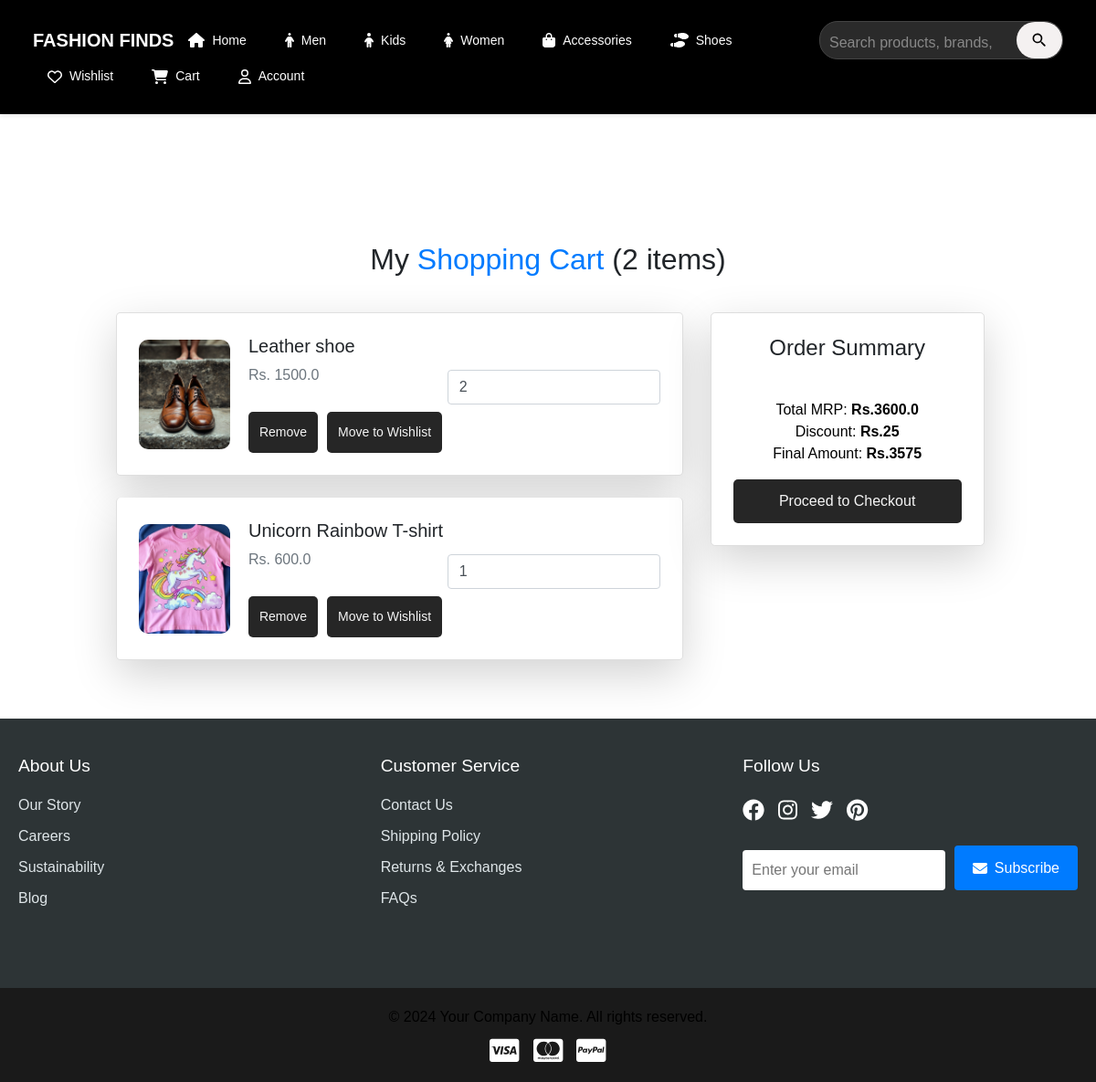
Page /cart (signed in) on the committed database.
### app/models.py (models this page shows, shortened)
class Cart(db.Model):
    __tablename__ = 'carts'
    id = db.Column(db.Integer, primary_key=True)
    user_id = db.Column(db.Integer, db.ForeignKey('users.id'), nullable=False)
    product_id = db.Column(db.Integer, db.ForeignKey('products.id'), nullable=False)
    quantity = db.Column(db.Integer, default=1)

class Product(db.Model):
    __tablename__ = 'products'
    id = db.Column(db.Integer, primary_key=True)
    product_name = db.Column(db.String(100), nullable=False)
    product_picture = db.Column(db.String(1000), nullable=False)
    current_price = db.Column(db.Float, nullable=False)
    previous_price = db.Column(db.Float, nullable=False)
    description = db.Column(db.String(2000), nullable=True)
    color = db.Column(db.String(15))
    rating = db.Column(db.Integer, default=0)
    sale = db.Column(db.Boolean, default=False)
    discount = db.Column(db.Integer, nullable=True, default=0)
    brand = db.Column(db.String(100), nullable=True)
    category = db.Column(db.String(100), nullable=False)  # ✅ Now category is a string field
    quantity_size = db.relationship('ProductSize', backref='product', lazy=True, cascade="all, delete-orphan")
    carts = db.relationship('Cart', backref='cart_product', lazy=True, cascade="all, delete-orphan")
    wishlists = db.relationship('Wishlist', backref='wishlist_product', lazy=True, cascade="all, delete-orphan")
    order_items = db.relationship('OrderItem', backref='product', lazy=True, cascade="all, delete-orphan")

### app/views.py (the view)
@views.route('/cart')
@login_required
def show_cart():
    user_id = current_user.id  # Get the user ID directly from current_user (handled by flask_login)
    cart_items = db.session.query(Cart, Product).join(Product, Cart.product_id == Product.id)\
        .filter(Cart.user_id == user_id).all()
    if not cart_items:
        flash("Your cart is empty!", "info")
    total_mrp = sum(cart.quantity * product.current_price for cart, product in cart_items)
    total_discount = sum(cart.quantity * product.discount for cart, product in cart_items if product.discount)
    total_amount = int(total_mrp - total_discount)  # Ensure final amount is an integer
    print(total_amount)
    return render_template(
        "cart.html",
        cart_items=cart_items,
        total_mrp=total_mrp,
        total_discount=total_discount,
        total_amount=total_amount
    )

### app/templates/cart.html (shortened to what this page needs)
{% extends 'base.html' %}
{% block content %}
<div class="container mt-5">
    {% if not current_user.is_authenticated %}
    <div class="alert alert-warning text-center">
        <h4>Please <a href="{{ url_for('auth.login') }}" class="text-primary">log in</a> or <a href="{{ url_for('auth.register') }}" class="text-primary">create an account</a> to access your cart.</h4>
    </div>
    {% else %}
    <h2 class="fw-bold text-center mb-4">My <span class="text-primary">Shopping Cart</span> ({{ cart_items|length }} items)</h2>
    {% if cart_items %}
    <div class="row g-4">
        <div class="col-lg-8">
            <div class="list-group">
            {% for cart, item in cart_items %}
            <div class="list-group-item d-flex align-items-center shadow-lg p-4 mb-4 rounded-lg" data-product-id="{{ item.id }}" data-price="{{ item.price }}" data-discount="{{ item.discount }}">
                <img src="{{ url_for('views.get_image', filename=item.product_picture) }}" class="cart-img me-4" alt="{{ item.product_name }}">
                <div class="flex-grow-1">
                    <h5 class="mb-2 fw-semibold">{{ item.product_name }}</h5>
                    <p class="mb-2 text-muted fs-5">Rs. <span class="item-price" data-price="{{ item.price }}">{{ item.current_price }}</span></p>
                    <div class="d-flex gap-3">
                        <form action="{{ url_for('views.remove_from_cart', product_id=item.id) }}" method="post">
                            <button type="submit" class="btn btn-dark btn-sm" style="margin-right: 10px;">Remove</button>
                        </form>
                        <form action="{{ url_for('views.remove_from_wishlist', product_id=item.id) }}" method="post">
                            <button type="submit" class="btn btn-outline-secondary btn-sm">Move to Wishlist</button>
                        </form>
                    </div>
                </div>
                <div class="ms-4" style="margin-bottom: 20px;">
                    <input type="number" class="form-control quantity-input" value="{{ cart.quantity }}" min="1" data-product-id="{{ item.id }}">
                </div>
            </div>
            {% endfor %}
            </div>
        </div>
        <div class="col-lg-4">
            <div class="card shadow-lg p-4 rounded-lg">
                <h4 class="fw-bold text-center">Order Summary</h4>
                <p class="fs-5">Total MRP: <strong class="total-mrp">Rs.{{ total_mrp }}</strong></p>
                <p class="fs-5">Discount: <strong class="discount-mrp">Rs.{{ total_discount }}</strong></p>
                <p class="fs-4 fw-bold">Final Amount: <strong class="final-amount">Rs.{{ total_amount }}</strong></p>
                <a href="{{ url_for('views.checkout') }}" class="btn btn-primary w-100 mt-3">
                    Proceed to Checkout
                </a>
            </div>
        </div>
    </div>
    {% else %}
    <div class="text-center mt-5">
        <h4>Your cart is empty 🛒</h4>
        <a href="{{ url_for('views.homepage') }}" class="btn btn-primary mt-3">Continue Shopping</a>
    </div>
    {% endif %}
    {% endif %}
</div>
{% endblock %}

### app/static/css/style.css (style rules this page uses)
* { margin: 0; padding: 0; box-sizing: border-box; font-family: Arial, sans-serif; }
.container { display: flex; flex-wrap: wrap; gap: 20px; justify-content: center; padding: 20px; max-width: 1400px; margin: 0 auto; }
.card { flex: 1 1 200px; min-width: 200px; max-width: 280px; background: white; border-radius: 10px; box-shadow: 0 4px 12px rgba(0,0,0,0.1); overflow: hidden; transition: transform 0.3s ease; }
@media (max-width: 1200px) { .card { flex: 1 1 180px; min-width: 180px; } }
.container { display: flex; flex-wrap: wrap; justify-content: center; gap: 15px; width: 100%; max-width: 1200px; }
.card { background: white; padding: 15px; width: calc(20% - 15px); border-radius: 10px; box-shadow: 0px 4px 8px rgba(0, 0, 0, 0.2); text-align: center; transition: transform 0.3s ease-in-out; }
body { font-family: Arial, sans-serif; margin: 0; padding: 0; }
.card { border: 1px solid #ddd; border-radius: 8px; box-shadow: 0 2px 4px rgba(0, 0, 0, 0.1); }
.text-muted { color: #6c757d !important; }
.card { border-radius: 12px; transition: transform 0.3s ease-in-out; }
.btn-primary { background-color: #007bff; border: none; }
p { font-size: 16px; color: black; margin: 0; }
a { text-decoration: none; }
form { display: grid; gap: 15px; }
html, body { height: 100%; margin: 0; overflow-x: hidden; }
input, textarea, select { margin-top: 5px; padding: 12px; border-radius: 5px; border: 1px solid #ccc; font-size: 1em; width: 100%; }
button { background-color: #262626; color: #f5f5f5; cursor: pointer; border: none; padding: 12px; border-radius: 5px; font-size: 1em; transition: background-color 0.3s; }
a { color: black; text-decoration: none; }
.btn { display: inline-block; padding: 12px; margin-top: 20px; background-color: #262626; color: #f5f5f5; border: none; border-radius: 5px; cursor: pointer; text-decoration: none; transition: background-color 0.3s; }
.card { flex: 1 1 calc(25% - 20px); max-width: 300px; background: #fff; border-radius: 10px; box-shadow: 0 4px 8px rgba(0, 0, 0, 0.1); overflow: hidden; transition: transform 0.3s ease, box-shadow 0.3s ease; display: flex; flex-direction: column; align-items: center; }

### app/templates/cart.html (style rules this page uses)
.cart-img { width: 100px; height: 120px; object-fit: cover; border-radius: 10px; margin-right: 20px; }
.card { min-width: 300px; border-radius: 12px; }
.list-group-item { border-radius: 12px; transition: transform 0.2s; }

### rows in the picture
Cart: product_picture (picture), product_name "Leather shoe", current_price "1500.0", quantity "2"
Cart: product_picture (picture), product_name "Unicorn Rainbow T-shirt", current_price "600.0", quantity "1"

### other values in the picture
{{ cart_items|length }} "2"
{{ total_mrp }} "3600.0"
{{ total_discount }} "25"
{{ total_amount }} "3575"
